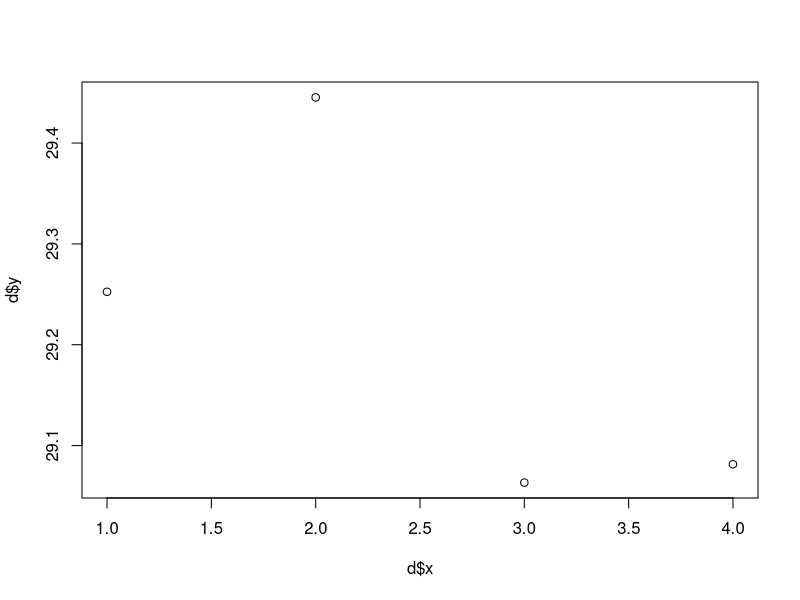
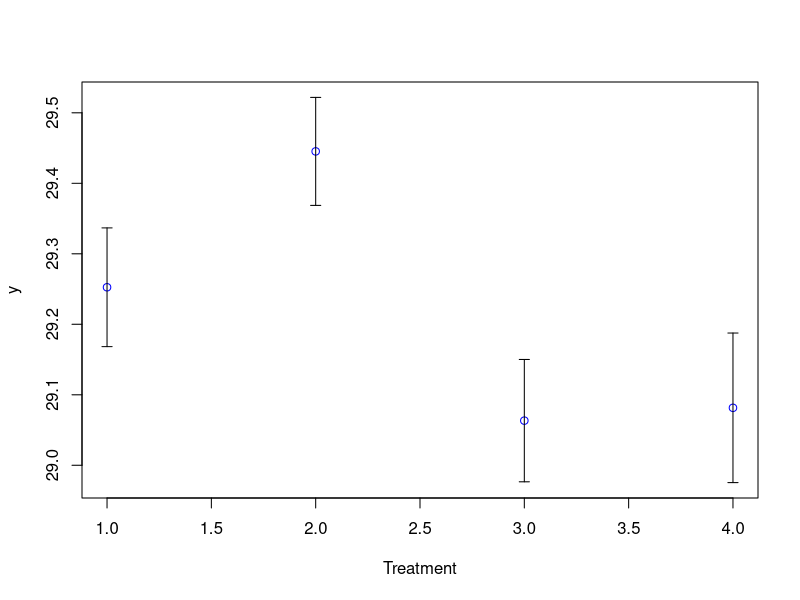
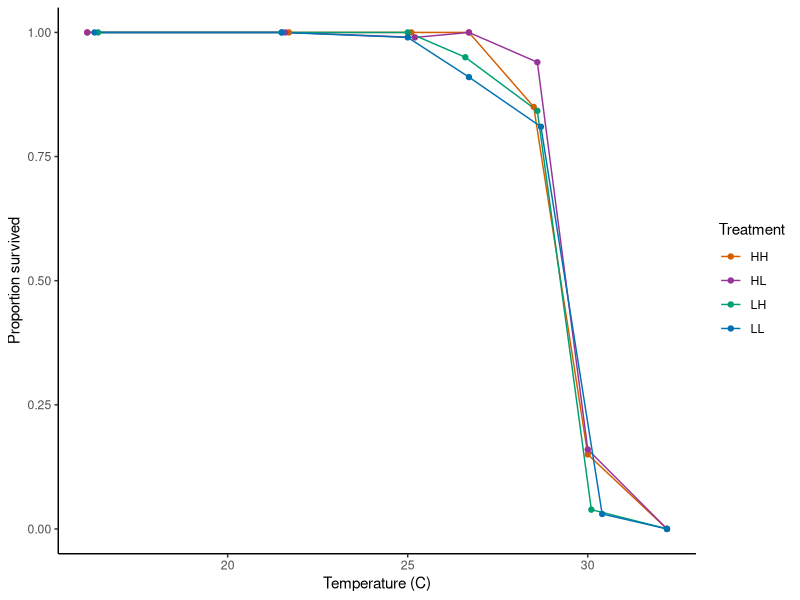
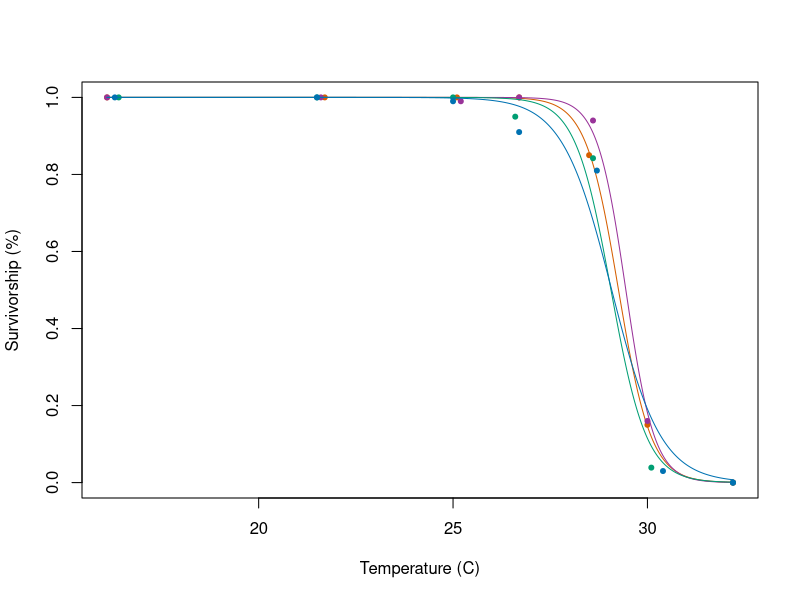

R code for these plots, in order:
install.packages("MASS")
library(MASS)

data=read.delim("ThermalToleranceData.txt")

summary(data)
head(data)

#GLM for HH
keepHH=c(1) #### change this line to a different Treatment number each time
HH_data=subset(data, Treat_Num %in% keepHH)
attach(HH_data)
y1=cbind(N_alive,N_dead)
model1=glm(y1~Temperature, family=binomial)
summary(model1)

#LT values for HH (LT10, LT25, and LT50)
LT_HH = dose.p(model1, p=c(0.9,0.75,0.5))
LT_HH
#              Dose         SE
# p = 0.90: 28.32748 0.12709530
# p = 0.75: 28.78999 0.09639024
# p = 0.50: 29.25250 0.08421410


# GLM for HL
keepHL=c(2) #### change this line to a different Treatment number each time
HL_data=subset(data, Treat_Num %in% keepHL)
attach(HL_data)
y2=cbind(N_alive,N_dead)
model2=glm(y2~Temperature, family=binomial)
summary(model2)

# LT values for HL (LT10, LT25, and LT50)
LT_HL = dose.p(model2,p=c(0.9,0.75,0.5))
LT_HL
#               Dose        SE
# p = 0.90: 28.63421 0.1213651
# p = 0.75: 29.03973 0.0912634
# p = 0.50: 29.44524 0.0765837


# GLM for LH 
keepLH=c(3) #### change this line to a different Treatment number each time
LH_data=subset(data, Treat_Num %in% keepLH)
attach(LH_data)
y3=cbind(N_alive,N_dead)
model3=glm(y3~Temperature, family=binomial)
summary(model3)

# LT values of LH (LT10, LT25, and LT50)
LT_LH = dose.p(model3,p=c(0.9,0.75,0.5))
LT_LH
#               Dose         SE
# p = 0.90: 28.05444 0.13945147
# p = 0.75: 28.55889 0.10215999
# p = 0.50: 29.06333 0.08676059


# GLM for LL 
keepLL=c(4) #### change this line to a different Treatment number each time
LL_data=subset(data, Treat_Num %in% keepLL)
attach(LL_data)
y4=cbind(N_alive,N_dead)
model4=glm(y4~Temperature, family=binomial)
summary(model4)

# LT values for LL (LT10, LT25, and LT50)
LT_LL = dose.p(model4,p=c(0.9,0.75,0.5))
LT_LL
#               Dose        SE
# p = 0.90: 27.68414 0.1730699
# p = 0.75: 28.38283 0.1266301
# p = 0.50: 29.08152 0.1060744


#------------------------
#LT50 values
HHdose = 29.25250
HHstd = 0.08421410
HLdose = 29.44524
HLstd = 0.0765837
LHdose = 29.06333
LHstd = 0.08676059
LLdose = 29.08152
LLstd = 0.1060744

# quick plot of the data
d = data.frame(
  x  = c(1:4)
  , y  = c(HHdose,HLdose,LHdose,LLdose)
  , sd = c(HHstd,HLstd,LHstd,LLstd))

install.packages("Hmisc", dependencies=T)
library("Hmisc")
plot(d$x, d$y)

with (
  data = d
  , expr = errbar(x, y, y+sd, y-sd, add=F, pch=1, cap=.015, col="blue", xlab = "Treatment")
)

#---------------------
# quick line plot of the data
data=read.delim("ThermalToleranceData.txt")

# Plot survivorship curves by temperature
library(ggplot2)
library(viridis)

#colorblind friendly colors
graph_colors <- c("#D55E00", "#993399", "#009E73","#0072B2")
survivaltrace <- ggplot(data=data, aes(x=Temperature, y=Survival, group=Treatment, colour=Treatment))+geom_line()+geom_point()+
  labs(x="Temperature (C)", y="Proportion survived") +
  scale_color_manual(values=graph_colors) +
  theme_classic()
survivaltrace


#--------------
# Plot a logistic curve over our data
attach(HH_data)
plot(Temperature,(N_alive/ (N_alive + N_dead)), xlab = "Temperature (C)",ylab = "Survivorship (%)", col = "#D55E00", pch = 20)
# plot a logistic curve over the raw data values
# define a function that will calculate y-values along a logistic curve
summary(model1) # intercept = 69.484, slope = -2.375 
logisticline_HH = function(z) {eta_HH = 69.484 + -2.375 * z; 1 / (1 + exp(-eta_HH))}
# create a vector of temperature values that will be used as input to our function 'logisticline_HH' to create the y-values to plot our cuve
# define object 'x' that is filled with a sequence of temperature limits (16.1-32.2) using a step size of 0.001
x = seq(16.1,32.2,0.001)
# add line to existing plot
lines(x,logisticline_HH(x), new = TRUE, col = "#D55E00")

attach(HL_data)
points(Temperature,(N_alive/ (N_alive + N_dead)), col = "#993399", pch = 20)
# plot a logistic curve over the raw data values
# define a function that will calculate y-values along a logistic curve
summary(model2) # intercept = 79.7723, slope = -2.7092 
logisticline_HL = function(z) {eta_HL = 79.7723 + -2.7092 * z; 1 / (1 + exp(-eta_HL))}
lines(x,logisticline_HL(x), new = TRUE, col = "#993399")

attach(LH_data)
points(Temperature,(N_alive/ (N_alive + N_dead)), col = "#009E73", pch = 20)
# plot a logistic curve over the raw data values
# define a function that will calculate y-values along a logistic curve
summary(model3) # intercept = 63.2961, slope = -2.1779 
logisticline_LH = function(z) {eta_LH = 63.2961 + -2.1779 * z; 1 / (1 + exp(-eta_LH))}
lines(x,logisticline_LH(x), new = TRUE, col = "#009E73")

attach(LL_data)
points(Temperature,(N_alive/ (N_alive + N_dead)), col = "#0072B2", pch = 20)
# plot a logistic curve over the raw data values
# define a function that will calculate y-values along a logistic curve
summary(model4) # intercept = 45.7275, slope = -1.5724
logisticline_LL = function(z) {eta_LL = 45.7275 + -1.5724 * z; 1 / (1 + exp(-eta_LL))}
lines(x,logisticline_LL(x), new = TRUE, col = "#0072B2")
